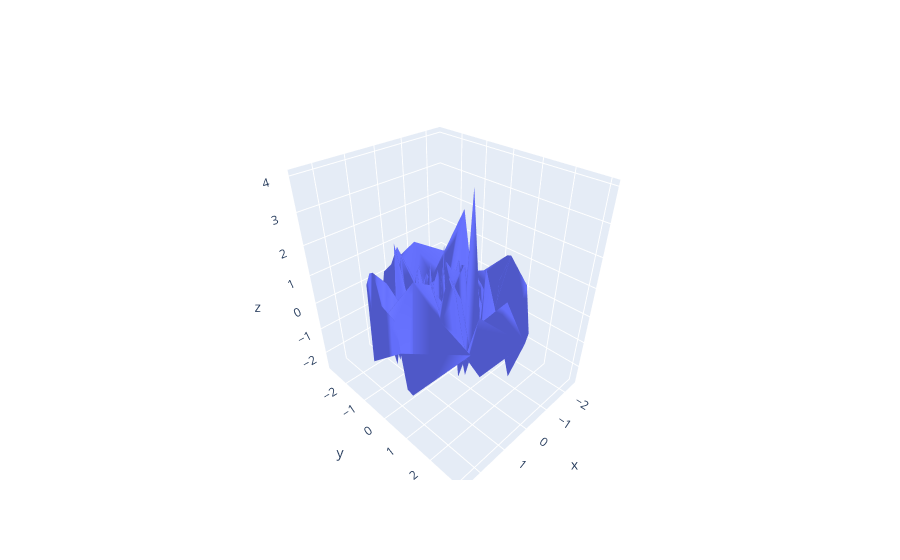

Notebook source saved alongside this figure:
### Markdown cell above
### 3.3.4 メッシュグラフ（Mesh3d trace）

### Code cell
np.random.seed(1)
mesh3d_data = np.random.randn(3, 200)
go.Figure(
    go.Mesh3d(x=mesh3d_data[0], y=mesh3d_data[1], z=mesh3d_data[2])
).show()

### Figure 1 — Plotly figure (JSON) as saved in the notebook; plotly's stock layout.template omitted (floating-point values rounded to 4 significant figures; data arrays with more than 128 entries replaced by an {"elided": "..."} marker saying what was removed)
{"data": [{"type": "mesh3d", "x": {"elided": "200 float values"}, "y": {"elided": "200 float values"}, "z": {"elided": "200 float values"}}], "layout": {}}
